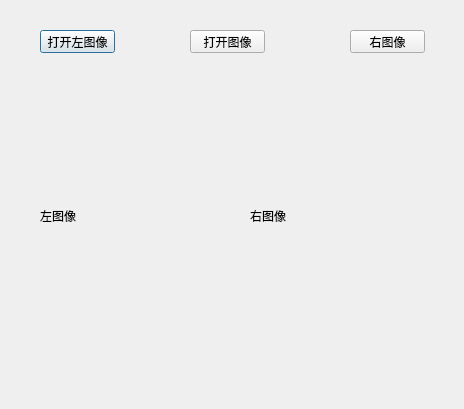
<?xml version="1.0" encoding="UTF-8"?>
<ui version="4.0">
 <class>Dialog</class>
 <widget class="QDialog" name="Dialog">
  <property name="geometry">
   <rect>
    <x>0</x>
    <y>0</y>
    <width>464</width>
    <height>409</height>
   </rect>
  </property>
  <property name="windowTitle">
   <string>Dialog</string>
  </property>
  <widget class="QPushButton" name="btnopenL">
   <property name="geometry">
    <rect>
     <x>40</x>
     <y>30</y>
     <width>75</width>
     <height>23</height>
    </rect>
   </property>
   <property name="text">
    <string>打开左图像</string>
   </property>
  </widget>
  <widget class="QLabel" name="Llabel">
   <property name="geometry">
    <rect>
     <x>40</x>
     <y>110</y>
     <width>161</width>
     <height>211</height>
    </rect>
   </property>
   <property name="text">
    <string>左图像</string>
   </property>
  </widget>
  <widget class="QPushButton" name="btnopenR">
   <property name="geometry">
    <rect>
     <x>350</x>
     <y>30</y>
     <width>75</width>
     <height>23</height>
    </rect>
   </property>
   <property name="text">
    <string>右图像</string>
   </property>
  </widget>
  <widget class="QLabel" name="Rlabel">
   <property name="geometry">
    <rect>
     <x>250</x>
     <y>110</y>
     <width>161</width>
     <height>211</height>
    </rect>
   </property>
   <property name="text">
    <string>右图像</string>
   </property>
  </widget>
  <widget class="QPushButton" name="btnopen">
   <property name="geometry">
    <rect>
     <x>190</x>
     <y>30</y>
     <width>75</width>
     <height>23</height>
    </rect>
   </property>
   <property name="text">
    <string>打开图像</string>
   </property>
  </widget>
 </widget>
 <resources/>
 <connections/>
</ui>
